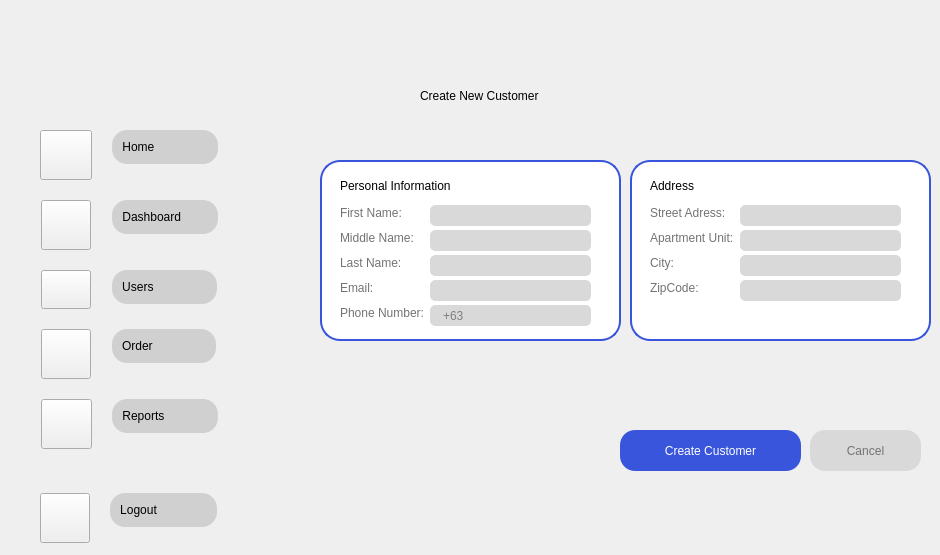
    <widget class="QWidget" name="CreateCustomer">
     <widget class="QPushButton" name="crt_btn_3">
      <property name="geometry">
       <rect>
        <x>810</x>
        <y>430</y>
        <width>111</width>
        <height>41</height>
       </rect>
      </property>
      <property name="styleSheet">
       <string notr="true">QPushButton {
            background-color: #d9d9d9; /* Example background color */
            color: #737373; /* Example text color */
            border-radius: 15px; /* Adjust this value for desired roundness */
}
QPushButton:hover {
    background-color: #9c9b9b; /* Color when the mouse hovers over it */

}
QPushButton:pressed {
    background-color: #FFFFFF; /* Color when the button is clicked down */
	color: #9c9b9b;
	border-style: outset;
	border-width: 3px;
    border-radius: 15px; /* Adjust this value for desired roundness */
    border-color: #9c9b9b;
}</string>
      </property>
      <property name="text">
       <string>Cancel</string>
      </property>
     </widget>
     <widget class="QLabel" name="label_42">
      <property name="geometry">
       <rect>
        <x>340</x>
        <y>230</y>
        <width>91</width>
        <height>16</height>
       </rect>
      </property>
      <property name="text">
       <string>&lt;html&gt;&lt;head/&gt;&lt;body&gt;&lt;p&gt;&lt;span style=&quot; color:#737373;&quot;&gt;Middle Name:&lt;/span&gt;&lt;/p&gt;&lt;/body&gt;&lt;/html&gt;</string>
      </property>
     </widget>
     <widget class="QLineEdit" name="lineEdit_8">
      <property name="geometry">
       <rect>
        <x>430</x>
        <y>205</y>
        <width>161</width>
        <height>21</height>
       </rect>
      </property>
      <property name="styleSheet">
       <string notr="true">QLineEdit {
    background-color: #d9d9d9; /* Light gray background color */
	color:   gray;
    border: 1px solid #d9d9d9; /* Subtle border */
    border-radius: 5px; /* Adjust this value for desired roundness */
    padding-left: 10px; /* Important: Add padding to make space for the icon */
    padding-right: 10px; /* Optional: Add some padding on the right side */
}</string>
      </property>
      <property name="maxLength">
       <number>16</number>
      </property>
     </widget>
     <widget class="QLabel" name="fr_9">
      <property name="geometry">
       <rect>
        <x>630</x>
        <y>160</y>
        <width>301</width>
        <height>181</height>
       </rect>
      </property>
      <property name="styleSheet">
       <string notr="true">   QLabel {
       background-color: white;
       border: 2px solid #3855DB;
       border-radius: 20px;
   }</string>
      </property>
      <property name="text">
       <string/>
      </property>
     </widget>
     <widget class="QLabel" name="label_43">
      <property name="geometry">
       <rect>
        <x>340</x>
        <y>205</y>
        <width>91</width>
        <height>16</height>
       </rect>
      </property>
      <property name="text">
       <string>&lt;html&gt;&lt;head/&gt;&lt;body&gt;&lt;p&gt;&lt;span style=&quot; color:#737373;&quot;&gt;First Name:&lt;/span&gt;&lt;/p&gt;&lt;/body&gt;&lt;/html&gt;</string>
      </property>
     </widget>
     <widget class="QLineEdit" name="lineEdit_9">
      <property name="geometry">
       <rect>
        <x>430</x>
        <y>305</y>
        <width>161</width>
        <height>21</height>
       </rect>
      </property>
      <property name="styleSheet">
       <string notr="true">QLineEdit {
    background-color: #d9d9d9; /* Light gray background color */
	color:   gray;
    border: 1px solid #d9d9d9; /* Subtle border */
    border-radius: 5px; /* Adjust this value for desired roundness */
    padding-left: 10px; /* Important: Add padding to make space for the icon */
    padding-right: 10px; /* Optional: Add some padding on the right side */
}</string>
      </property>
      <property name="inputMask">
       <string/>
      </property>
      <property name="text">
       <string notr="true" comment="+63" extracomment="+63">+63</string>
      </property>
      <property name="maxLength">
       <number>13</number>
      </property>
      <property name="cursorPosition">
       <number>3</number>
      </property>
      <property name="readOnly">
       <bool>false</bool>
      </property>
      <property name="placeholderText">
       <string/>
      </property>
     </widget>
     <widget class="QLabel" name="label_44">
      <property name="geometry">
       <rect>
        <x>650</x>
        <y>205</y>
        <width>91</width>
        <height>16</height>
       </rect>
      </property>
      <property name="text">
       <string>&lt;html&gt;&lt;head/&gt;&lt;body&gt;&lt;p&gt;&lt;span style=&quot; color:#737373;&quot;&gt;Street Adress:&lt;/span&gt;&lt;/p&gt;&lt;/body&gt;&lt;/html&gt;</string>
      </property>
      <property name="alignment">
       <set>Qt::AlignLeading|Qt::AlignLeft|Qt::AlignVCenter</set>
      </property>
     </widget>
     <widget class="QLineEdit" name="lineEdit_10">
      <property name="geometry">
       <rect>
        <x>430</x>
        <y>255</y>
        <width>161</width>
        <height>21</height>
       </rect>
      </property>
      <property name="styleSheet">
       <string notr="true">QLineEdit {
    background-color: #d9d9d9; /* Light gray background color */
	color:   gray;
    border: 1px solid #d9d9d9; /* Subtle border */
    border-radius: 5px; /* Adjust this value for desired roundness */
    padding-left: 10px; /* Important: Add padding to make space for the icon */
    padding-right: 10px; /* Optional: Add some padding on the right side */
}</string>
      </property>
      <property name="maxLength">
       <number>16</number>
      </property>
     </widget>
     <widget class="QLabel" name="label_49">
      <property name="geometry">
       <rect>
        <x>340</x>
        <y>305</y>
        <width>91</width>
        <height>16</height>
       </rect>
      </property>
      <property name="text">
       <string>&lt;html&gt;&lt;head/&gt;&lt;body&gt;&lt;p&gt;&lt;span style=&quot; color:#737373;&quot;&gt;Phone Number:&lt;/span&gt;&lt;/p&gt;&lt;/body&gt;&lt;/html&gt;</string>
      </property>
     </widget>
     <widget class="QLabel" name="label_50">
      <property name="geometry">
       <rect>
        <x>340</x>
        <y>255</y>
        <width>91</width>
        <height>16</height>
       </rect>
      </property>
      <property name="text">
       <string>&lt;html&gt;&lt;head/&gt;&lt;body&gt;&lt;p&gt;&lt;span style=&quot; color:#737373;&quot;&gt;Last Name:&lt;/span&gt;&lt;/p&gt;&lt;/body&gt;&lt;/html&gt;</string>
      </property>
     </widget>
     <widget class="QLineEdit" name="lineEdit_11">
      <property name="geometry">
       <rect>
        <x>740</x>
        <y>205</y>
        <width>161</width>
        <height>21</height>
       </rect>
      </property>
      <property name="styleSheet">
       <string notr="true">QLineEdit {
    background-color: #d9d9d9; /* Light gray background color */
	color:   gray;
    border: 1px solid #d9d9d9; /* Subtle border */
    border-radius: 5px; /* Adjust this value for desired roundness */
    padding-left: 10px; /* Important: Add padding to make space for the icon */
    padding-right: 10px; /* Optional: Add some padding on the right side */
}</string>
      </property>
      <property name="maxLength">
       <number>16</number>
      </property>
     </widget>
     <widget class="QLineEdit" name="lineEdit_12">
      <property name="geometry">
       <rect>
        <x>740</x>
        <y>280</y>
        <width>161</width>
        <height>21</height>
       </rect>
      </property>
      <property name="styleSheet">
       <string notr="true">QLineEdit {
    background-color: #d9d9d9; /* Light gray background color */
	color:   gray;
    border: 1px solid #d9d9d9; /* Subtle border */
    border-radius: 5px; /* Adjust this value for desired roundness */
    padding-left: 10px; /* Important: Add padding to make space for the icon */
    padding-right: 10px; /* Optional: Add some padding on the right side */
}</string>
      </property>
      <property name="maxLength">
       <number>8</number>
      </property>
     </widget>
     <widget class="QLabel" name="label_51">
      <property name="geometry">
       <rect>
        <x>340</x>
        <y>280</y>
        <width>91</width>
        <height>16</height>
       </rect>
      </property>
      <property name="text">
       <string>&lt;html&gt;&lt;head/&gt;&lt;body&gt;&lt;p&gt;&lt;span style=&quot; color:#737373;&quot;&gt;Email:&lt;/span&gt;&lt;/p&gt;&lt;/body&gt;&lt;/html&gt;</string>
      </property>
     </widget>
     <widget class="QLabel" name="label_52">
      <property name="geometry">
       <rect>
        <x>650</x>
        <y>230</y>
        <width>91</width>
        <height>16</height>
       </rect>
      </property>
      <property name="text">
       <string>&lt;html&gt;&lt;head/&gt;&lt;body&gt;&lt;p&gt;&lt;span style=&quot; color:#737373;&quot;&gt;Apartment Unit:&lt;/span&gt;&lt;/p&gt;&lt;/body&gt;&lt;/html&gt;</string>
      </property>
      <property name="alignment">
       <set>Qt::AlignLeading|Qt::AlignLeft|Qt::AlignVCenter</set>
      </property>
     </widget>
     <widget class="QLineEdit" name="lineEdit_13">
      <property name="geometry">
       <rect>
        <x>740</x>
        <y>230</y>
        <width>161</width>
        <height>21</height>
       </rect>
      </property>
      <property name="styleSheet">
       <string notr="true">QLineEdit {
    background-color: #d9d9d9; /* Light gray background color */
	color:   gray;
    border: 1px solid #d9d9d9; /* Subtle border */
    border-radius: 5px; /* Adjust this value for desired roundness */
    padding-left: 10px; /* Important: Add padding to make space for the icon */
    padding-right: 10px; /* Optional: Add some padding on the right side */
}</string>
      </property>
      <property name="maxLength">
       <number>16</number>
      </property>
     </widget>
     <widget class="QLineEdit" name="lineEdit_14">
      <property name="geometry">
       <rect>
        <x>740</x>
        <y>255</y>
        <width>161</width>
        <height>21</height>
       </rect>
      </property>
      <property name="styleSheet">
       <string notr="true">QLineEdit {
    background-color: #d9d9d9; /* Light gray background color */
	color:   gray;
    border: 1px solid #d9d9d9; /* Subtle border */
    border-radius: 5px; /* Adjust this value for desired roundness */
    padding-left: 10px; /* Important: Add padding to make space for the icon */
    padding-right: 10px; /* Optional: Add some padding on the right side */
}</string>
      </property>
      <property name="maxLength">
       <number>16</number>
      </property>
     </widget>
     <widget class="QLabel" name="label_53">
      <property name="geometry">
       <rect>
        <x>650</x>
        <y>280</y>
        <width>49</width>
        <height>16</height>
       </rect>
      </property>
      <property name="text">
       <string>&lt;html&gt;&lt;head/&gt;&lt;body&gt;&lt;p&gt;&lt;span style=&quot; color:#737373;&quot;&gt;ZipCode:&lt;/span&gt;&lt;/p&gt;&lt;/body&gt;&lt;/html&gt;</string>
      </property>
     </widget>
     <widget class="QLineEdit" name="lineEdit_15">
      <property name="geometry">
       <rect>
        <x>430</x>
        <y>280</y>
        <width>161</width>
        <height>21</height>
       </rect>
      </property>
      <property name="styleSheet">
       <string notr="true">QLineEdit {
    background-color: #d9d9d9; /* Light gray background color */
	color:   gray;
    border: 1px solid #d9d9d9; /* Subtle border */
    border-radius: 5px; /* Adjust this value for desired roundness */
    padding-left: 10px; /* Important: Add padding to make space for the icon */
    padding-right: 10px; /* Optional: Add some padding on the right side */
}</string>
      </property>
      <property name="maxLength">
       <number>32</number>
      </property>
     </widget>
     <widget class="QPushButton" name="crt_btn_4">
      <property name="geometry">
       <rect>
        <x>620</x>
        <y>430</y>
        <width>181</width>
        <height>41</height>
       </rect>
      </property>
      <property name="styleSheet">
       <string notr="true">QPushButton {
            background-color: #3855DB; /* Example background color */
            color: White; /* Example text color */
            border-radius: 15px; /* Adjust this value for desired roundness */
}
QPushButton:hover {
    background-color: #2746C3; /* Color when the mouse hovers over it */

}
QPushButton:pressed {
    background-color: #FFFFFF; /* Color when the button is clicked down */
	color: #3855DB;
	border-style: outset;
	border-width: 3px;
    border-radius: 15px; /* Adjust this value for desired roundness */
    border-color: #2746C3;
}</string>
      </property>
      <property name="text">
       <string>Create Customer</string>
      </property>
     </widget>
     <widget class="QLabel" name="PI_3">
      <property name="geometry">
       <rect>
        <x>340</x>
        <y>175</y>
        <width>181</width>
        <height>21</height>
       </rect>
      </property>
      <property name="text">
       <string>Personal Information</string>
      </property>
     </widget>
     <widget class="QLineEdit" name="lineEdit_16">
      <property name="geometry">
       <rect>
        <x>430</x>
        <y>230</y>
        <width>161</width>
        <height>21</height>
       </rect>
      </property>
      <property name="styleSheet">
       <string notr="true">QLineEdit {
    background-color: #d9d9d9; /* Light gray background color */
	color:   gray;
    border: 1px solid #d9d9d9; /* Subtle border */
    border-radius: 5px; /* Adjust this value for desired roundness */
    padding-left: 10px; /* Important: Add padding to make space for the icon */
    padding-right: 10px; /* Optional: Add some padding on the right side */
}</string>
      </property>
      <property name="maxLength">
       <number>16</number>
      </property>
     </widget>
     <widget class="QLabel" name="fr_10">
      <property name="geometry">
       <rect>
        <x>320</x>
        <y>160</y>
        <width>301</width>
        <height>181</height>
       </rect>
      </property>
      <property name="styleSheet">
       <string notr="true">   QLabel {
       background-color: white;
       border: 2px solid #3855DB;
       border-radius: 20px;
   }</string>
      </property>
      <property name="text">
       <string/>
      </property>
     </widget>
     <widget class="QLabel" name="ok_8">
      <property name="geometry">
       <rect>
        <x>420</x>
        <y>60</y>
        <width>491</width>
        <height>71</height>
       </rect>
      </property>
      <property name="text">
       <string>Create New Customer</string>
      </property>
     </widget>
     <widget class="QLabel" name="PI_4">
      <property name="geometry">
       <rect>
        <x>650</x>
        <y>170</y>
        <width>181</width>
        <height>31</height>
       </rect>
      </property>
      <property name="text">
       <string>Address</string>
      </property>
     </widget>
     <widget class="QLabel" name="label_54">
      <property name="geometry">
       <rect>
        <x>650</x>
        <y>255</y>
        <width>49</width>
        <height>16</height>
       </rect>
      </property>
      <property name="text">
       <string>&lt;html&gt;&lt;head/&gt;&lt;body&gt;&lt;p&gt;&lt;span style=&quot; color:#737373;&quot;&gt;City:&lt;/span&gt;&lt;/p&gt;&lt;/body&gt;&lt;/html&gt;</string>
      </property>
     </widget>
     <widget class="QWidget" name="verticalLayoutWidget_22">
      <property name="geometry">
       <rect>
        <x>30</x>
        <y>490</y>
        <width>241</width>
        <height>56</height>
       </rect>
      </property>
      <layout class="QVBoxLayout" name="verticalLayout_91">
       <item>
        <layout class="QFormLayout" name="formLayout_28">
         <property name="fieldGrowthPolicy">
          <enum>QFormLayout::FieldsStayAtSizeHint</enum>
         </property>
         <property name="rowWrapPolicy">
          <enum>QFormLayout::WrapLongRows</enum>
         </property>
         <property name="labelAlignment">
          <set>Qt::AlignCenter</set>
         </property>
         <property name="formAlignment">
          <set>Qt::AlignLeading|Qt::AlignLeft|Qt::AlignVCenter</set>
         </property>
         <property name="horizontalSpacing">
          <number>20</number>
         </property>
         <property name="verticalSpacing">
          <number>20</number>
         </property>
         <property name="leftMargin">
          <number>10</number>
         </property>
         <item row="0" column="0">
          <widget class="QPushButton" name="s1_3">
           <property name="styleSheet">
            <string notr="true">QPushButton{
border-image: url(&quot;:/Icons/Profilenowhite.png&quot;) 0 0 0 0 stretch stretch;
background-repeat: no-repeat;
 width: 42px;
    height: 42px;

}</string>
           </property>
           <property name="text">
            <string/>
           </property>
          </widget>
         </item>
         <item row="0" column="1">
          <layout class="QVBoxLayout" name="verticalLayout_92">
           <item>
            <widget class="QPushButton" name="Settbut_6">
             <property name="styleSheet">
              <string notr="true">QPushButton {
            background-color: #D0D0D0;
			border-style: outset;
			 padding: 10px;
            border-radius: 15px; /* Adjust this value for desired roundness */
            border-color: #D0D0D0; /* Example border color */
				
}

QPushButton:hover {
    background-color: #D9d9d9; /* Color when the mouse hovers over it */
	padding: 10px;
            border-radius: 15px; /* Adjust this value for desired roundness */
}
QPushButton:pressed {
    background-color: #797979; /* Color when the button is clicked down */
	padding: 10px;
            border-radius: 15px; /* Adjust this value for desired roundness */
}</string>
             </property>
             <property name="text">
              <string>Logout               </string>
             </property>
             <property name="autoDefault">
              <bool>false</bool>
             </property>
             <property name="default">
              <bool>false</bool>
             </property>
             <property name="flat">
              <bool>false</bool>
             </property>
            </widget>
           </item>
          </layout>
         </item>
        </layout>
       </item>
      </layout>
     </widget>
     <widget class="QWidget" name="verticalLayoutWidget_21">
      <property name="geometry">
       <rect>
        <x>30</x>
        <y>130</y>
        <width>241</width>
        <height>323</height>
       </rect>
      </property>
      <layout class="QVBoxLayout" name="verticalLayout_85">
       <property name="spacing">
        <number>1</number>
       </property>
       <property name="sizeConstraint">
        <enum>QLayout::SetFixedSize</enum>
       </property>
       <item>
        <layout class="QFormLayout" name="formLayout_27">
         <property name="sizeConstraint">
          <enum>QLayout::SetDefaultConstraint</enum>
         </property>
         <property name="fieldGrowthPolicy">
          <enum>QFormLayout::FieldsStayAtSizeHint</enum>
         </property>
         <property name="rowWrapPolicy">
          <enum>QFormLayout::WrapLongRows</enum>
         </property>
         <property name="labelAlignment">
          <set>Qt::AlignCenter</set>
         </property>
         <property name="formAlignment">
          <set>Qt::AlignLeading|Qt::AlignLeft|Qt::AlignVCenter</set>
         </property>
         <property name="horizontalSpacing">
          <number>20</number>
         </property>
         <property name="verticalSpacing">
          <number>20</number>
         </property>
         <property name="leftMargin">
          <number>10</number>
         </property>
         <property name="topMargin">
          <number>0</number>
         </property>
         <property name="bottomMargin">
          <number>0</number>
         </property>
         <item row="0" column="0">
          <widget class="QPushButton" name="h1_3">
           <property name="styleSheet">
            <string notr="true">QPushButton{
border-image: url(&quot;:/Icons/Home.png&quot;) 0 0 0 0 stretch stretch;
background-repeat: no-repeat;
 width: 44px;
    height: 42px;

}</string>
           </property>
           <property name="text">
            <string/>
           </property>
          </widget>
         </item>
         <item row="0" column="1">
          <layout class="QVBoxLayout" name="verticalLayout_86">
           <item>
            <widget class="QPushButton" name="Homebut_6">
             <property name="styleSheet">
              <string notr="true">QPushButton {
            background-color: #D0D0D0;
			border-style: outset;
			 padding: 10px;
            border-radius: 15px; /* Adjust this value for desired roundness */
            border-color: #D0D0D0; /* Example border color */
				
}

QPushButton:hover {
    background-color: #D9d9d9; /* Color when the mouse hovers over it */
	padding: 10px;
            border-radius: 15px; /* Adjust this value for desired roundness */
}
QPushButton:pressed {
    background-color: #797979; /* Color when the button is clicked down */
	padding: 10px;
            border-radius: 15px; /* Adjust this value for desired roundness */
}</string>
             </property>
             <property name="text">
              <string>Home                </string>
             </property>
             <property name="shortcut">
              <string/>
             </property>
             <property name="autoDefault">
              <bool>false</bool>
             </property>
             <property name="default">
              <bool>false</bool>
             </property>
             <property name="flat">
              <bool>true</bool>
             </property>
            </widget>
           </item>
          </layout>
         </item>
         <item row="1" column="0">
          <widget class="QPushButton" name="db1_3">
           <property name="styleSheet">
            <string notr="true">QPushButton{
border-image: url(&quot;:/Icons/DashB.png&quot;) 0 0 0 0 stretch stretch;
background-repeat: no-repeat;
 width: 42px;
    height: 42px;

}</string>
           </property>
           <property name="text">
            <string/>
           </property>
          </widget>
         </item>
         <item row="1" column="1">
          <layout class="QVBoxLayout" name="verticalLayout_87">
           <item>
            <widget class="QPushButton" name="Dashbut_6">
             <property name="styleSheet">
              <string notr="true">QPushButton {
            background-color: #D0D0D0;
			border-style: outset;
			 padding: 10px;
            border-radius: 15px; /* Adjust this value for desired roundness */
            border-color: #D0D0D0; /* Example border color */
				
}

QPushButton:hover {
    background-color: #D9d9d9; /* Color when the mouse hovers over it */
	padding: 10px;
            border-radius: 15px; /* Adjust this value for desired roundness */
}
QPushButton:pressed {
    background-color: #797979; /* Color when the button is clicked down */
	padding: 10px;
            border-radius: 15px; /* Adjust this value for desired roundness */
}</string>
             </property>
             <property name="text">
              <string>Dashboard        </string>
             </property>
             <property name="autoDefault">
              <bool>false</bool>
             </property>
             <property name="default">
              <bool>false</bool>
             </property>
             <property name="flat">
              <bool>false</bool>
             </property>
            </widget>
           </item>
          </layout>
         </item>
         <item row="2" column="0">
          <widget class="QPushButton" name="u1_3">
           <property name="styleSheet">
            <string notr="true">QPushButton{
border-image: url(&quot;:/Icons/User.png&quot;) 0 0 0 0 stretch stretch;
background-repeat: no-repeat;
 width: 42px;
    height: 31px;

}</string>
           </property>
           <property name="text">
            <string/>
           </property>
          </widget>
         </item>
         <item row="2" column="1">
          <layout class="QVBoxLayout" name="verticalLayout_88">
           <item>
            <widget class="QPushButton" name="Userbut_6">
             <property name="styleSheet">
              <string notr="true">QPushButton {
            background-color: #D0D0D0;
			border-style: outset;
			 padding: 10px;
            border-radius: 15px; /* Adjust this value for desired roundness */
            border-color: #D0D0D0; /* Example border color */
				
}

QPushButton:hover {
    background-color: #D9d9d9; /* Color when the mouse hovers over it */
	padding: 10px;
            border-radius: 15px; /* Adjust this value for desired roundness */
}
QPushButton:pressed {
    background-color: #797979; /* Color when the button is clicked down */
	padding: 10px;
            border-radius: 15px; /* Adjust this value for desired roundness */
}</string>
             </property>
             <property name="text">
              <string>Users                </string>
             </property>
             <property name="autoDefault">
              <bool>false</bool>
             </property>
             <property name="default">
              <bool>false</bool>
             </property>
             <property name="flat">
              <bool>false</bool>
             </property>
            </widget>
           </item>
          </layout>
         </item>
         <item row="3" column="0">
          <widget class="QPushButton" name="o1_3">
           <property name="styleSheet">
            <string notr="true">QPushButton{
border-image: url(&quot;:/Icons/Ordernowbg.png&quot;) 0 0 0 0 stretch stretch;
background-repeat: no-repeat;
 width: 42px;
    height: 42px;

}</string>
           </property>
           <property name="text">
            <string/>
           </property>
           <property name="autoRepeat">
            <bool>false</bool>
           </property>
           <property name="flat">
            <bool>false</bool>
           </property>
          </widget>
         </item>
         <item row="3" column="1">
          <layout class="QVBoxLayout" name="verticalLayout_89">
           <item>
            <widget class="QPushButton" name="Orderbut_6">
             <property name="styleSheet">
              <string notr="true">QPushButton {
            background-color: #D0D0D0;
			border-style: outset;
			 padding: 10px;
            border-radius: 15px; /* Adjust this value for desired roundness */
            border-color: #D0D0D0; /* Example border color */
				
}

QPushButton:hover {
    background-color: #D9d9d9; /* Color when the mouse hovers over it */
	padding: 10px;
            border-radius: 15px; /* Adjust this value for desired roundness */
}
QPushButton:pressed {
    background-color: #797979; /* Color when the button is clicked down */
	padding: 10px;
            border-radius: 15px; /* Adjust this value for desired roundness */
}</string>
             </property>
             <property name="text">
              <string>Order                </string>
             </property>
             <property name="autoDefault">
              <bool>false</bool>
             </property>
             <property name="default">
              <bool>false</bool>
             </property>
             <property name="flat">
              <bool>false</bool>
             </property>
            </widget>
           </item>
          </layout>
         </item>
         <item row="4" column="0">
          <widget class="QPushButton" name="r1_3">
           <property name="styleSheet">
            <string notr="true">QPushButton{
border-image: url(&quot;:/Icons/Transa.png&quot;) 0 0 0 0 stretch stretch;
background-repeat: no-repeat;
 width: 43px;
    height: 42px;

}</string>
           </property>
           <property name="text">
            <string/>
           </property>
          </widget>
         </item>
         <item row="4" column="1">
          <layout class="QVBoxLayout" name="verticalLayout_90">
           <item>
            <widget class="QPushButton" name="Reportbut_6">
             <property name="styleSheet">
              <string notr="true">QPushButton {
            background-color: #D0D0D0;
			border-style: outset;
			 padding: 10px;
            border-radius: 15px; /* Adjust this value for desired roundness */
            border-color: #D0D0D0; /* Example border color */
				
}

QPushButton:hover {
    background-color: #D9d9d9; /* Color when the mouse hovers over it */
	padding: 10px;
            border-radius: 15px; /* Adjust this value for desired roundness */
}
QPushButton:pressed {
    background-color: #797979; /* Color when the button is clicked down */
	padding: 10px;
            border-radius: 15px; /* Adjust this value for desired roundness */
}</string>
             </property>
             <property name="text">
              <string>Reports             </string>
             </property>
             <property name="autoDefault">
              <bool>false</bool>
             </property>
             <property name="default">
              <bool>false</bool>
             </property>
             <property name="flat">
              <bool>false</bool>
             </property>
            </widget>
           </item>
          </layout>
         </item>
        </layout>
       </item>
      </layout>
     </widget>
     <zorder>fr_9</zorder>
     <zorder>fr_10</zorder>
     <zorder>crt_btn_3</zorder>
     <zorder>label_42</zorder>
     <zorder>lineEdit_8</zorder>
     <zorder>label_43</zorder>
     <zorder>lineEdit_9</zorder>
     <zorder>label_44</zorder>
     <zorder>lineEdit_10</zorder>
     <zorder>label_49</zorder>
     <zorder>label_50</zorder>
     <zorder>lineEdit_11</zorder>
     <zorder>lineEdit_12</zorder>
     <zorder>label_51</zorder>
     <zorder>label_52</zorder>
     <zorder>lineEdit_13</zorder>
     <zorder>lineEdit_14</zorder>
     <zorder>label_53</zorder>
     <zorder>lineEdit_15</zorder>
     <zorder>crt_btn_4</zorder>
     <zorder>PI_3</zorder>
     <zorder>lineEdit_16</zorder>
     <zorder>ok_8</zorder>
     <zorder>PI_4</zorder>
     <zorder>label_54</zorder>
     <zorder>verticalLayoutWidget_22</zorder>
     <zorder>verticalLayoutWidget_21</zorder>
    </widget>
